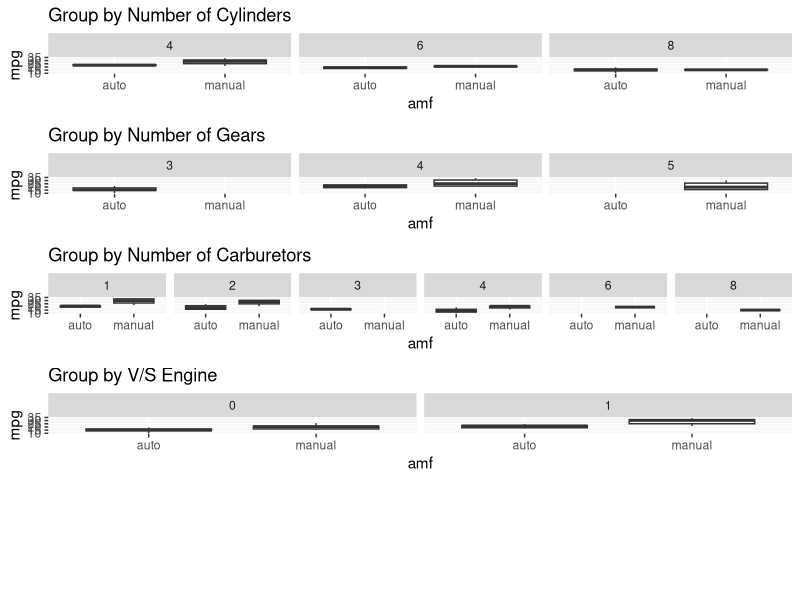
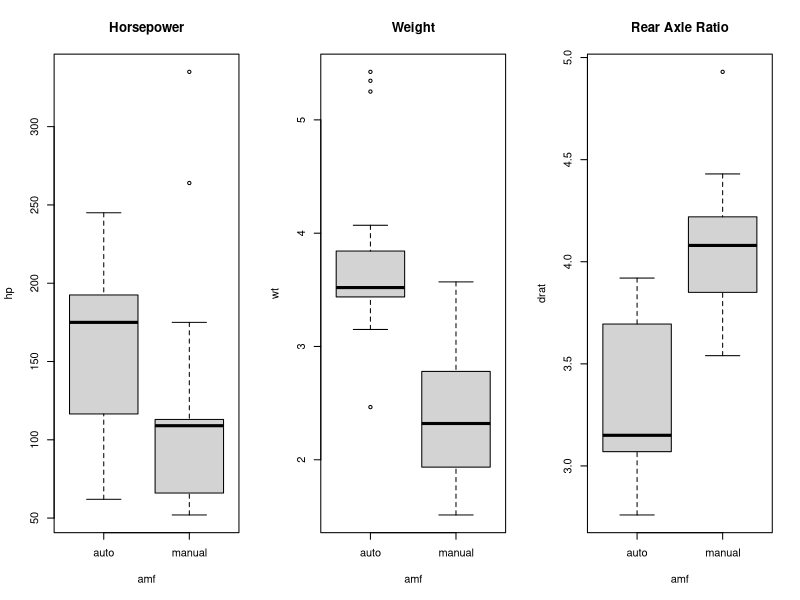
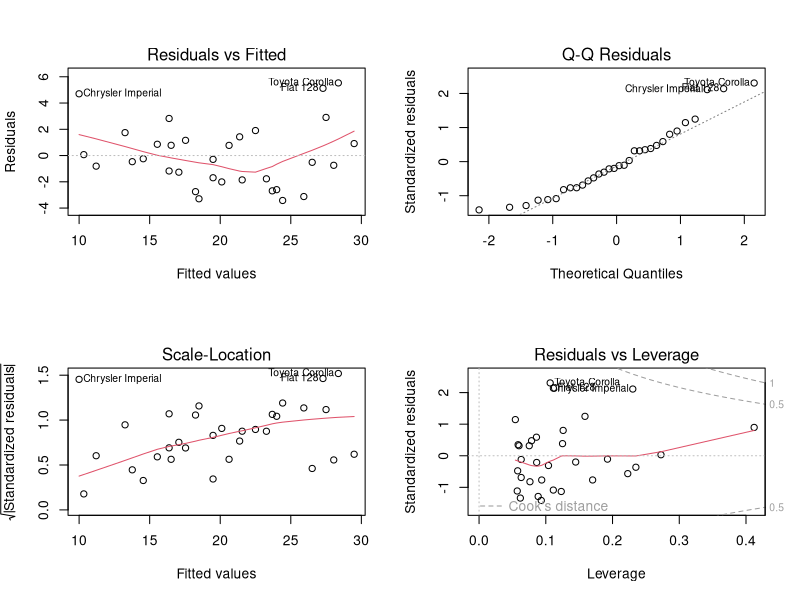

These charts were generated, in order, by the following R code:
## ---- chunk 1
knitr::opts_chunk$set(echo = FALSE, dev = 'pdf')
library(dplyr) # load dplyr for data manipulation
library(ggplot2) # load ggplot2 for histograms
data(mtcars) # load data needed
## ---- chunk 2
mtcars <- mutate(mtcars,
                 hpc = (hp - mean(hp)),
                 wtc = (wt - mean(wt)),
                 dratc = (drat - mean(drat)),
                 amf = factor(am, labels = c('auto', 'manual')))
## ---- chunk 3
fit0 <- lm(mpg ~ amf, data = mtcars)

fit1 <- update(fit0, mpg ~ amf + wtc)

fit2 <- update(fit1, mpg ~ amf + wtc + hpc)

fit3 <- update(fit2, mpg ~ amf + wtc + hpc + dratc)

fit4 <- update(fit3, mpg ~ amf + wtc + hpc + dratc + qsec)

fit5 <- update(fit4, mpg ~ amf + wtc + hpc + dratc + qsec + disp)
## ---- chunk 4
round(summary(fit2)$coef, 3)

p_val <- round(summary(fit2)$coef[2,4], 3)
## ---- chunk 5
anova(fit0, fit1, fit2, fit3, fit4, fit5)
## ---- chunk 6
# This plot makes use of the multiplot function: http://www.cookbook-r.com/Graphs/Multiple_graphs_on_one_page_(ggplot2)/


# Multiple plot function
#
# ggplot objects can be passed in ..., or to plotlist (as a list of ggplot objects)
# - cols:   Number of columns in layout
# - layout: A matrix specifying the layout. If present, 'cols' is ignored.
#
# If the layout is something like matrix(c(1,2,3,3), nrow=2, byrow=TRUE),
# then plot 1 will go in the upper left, 2 will go in the upper right, and
# 3 will go all the way across the bottom.
#
multiplot <- function(..., plotlist=NULL, file, cols=1, layout=NULL) {
  library(grid)

  # Make a list from the ... arguments and plotlist
  plots <- c(list(...), plotlist)

  numPlots = length(plots)

  # If layout is NULL, then use 'cols' to determine layout
  if (is.null(layout)) {
    # Make the panel
    # ncol: Number of columns of plots
    # nrow: Number of rows needed, calculated from # of cols
    layout <- matrix(seq(1, cols * ceiling(numPlots/cols)),
                    ncol = cols, nrow = ceiling(numPlots/cols))
  }

 if (numPlots==1) {
    print(plots[[1]])

  } else {
    # Set up the page
    grid.newpage()
    pushViewport(viewport(layout = grid.layout(nrow(layout), ncol(layout))))

    # Make each plot, in the correct location
    for (i in 1:numPlots) {
      # Get the i,j matrix positions of the regions that contain this subplot
      matchidx <- as.data.frame(which(layout == i, arr.ind = TRUE))

      print(plots[[i]], vp = viewport(layout.pos.row = matchidx$row,
                                      layout.pos.col = matchidx$col))
    }
  }
}

a <- ggplot(data = mtcars, aes(y = mpg, x = amf)) + geom_boxplot() + facet_grid(. ~ cyl) + ggtitle('Group by Number of Cylinders')
 
b <- ggplot(data = mtcars, aes(y = mpg, x = amf)) + geom_boxplot() + facet_grid(. ~ gear) + ggtitle('Group by Number of Gears')
 
c <- ggplot(data = mtcars, aes(y = mpg, x = amf)) + geom_boxplot() + facet_grid(. ~ carb) + ggtitle('Group by Number of Carburetors')
 
d <- ggplot(data = mtcars, aes(y = mpg, x = amf)) + geom_boxplot() + facet_grid(. ~ vs) + ggtitle('Group by V/S Engine')

multiplot(a, b, c, d, col = 2)
## ---- chunk 7
par(mfrow =c(1, 3))

boxplot(hp ~ amf, data = mtcars, main = 'Horsepower')
boxplot(wt ~ amf, data = mtcars, main = 'Weight')
boxplot(drat ~ amf, data = mtcars, main = 'Rear Axle Ratio')
## ---- chunk 8
par(mfrow = c(2, 2))
plot(fit2)
